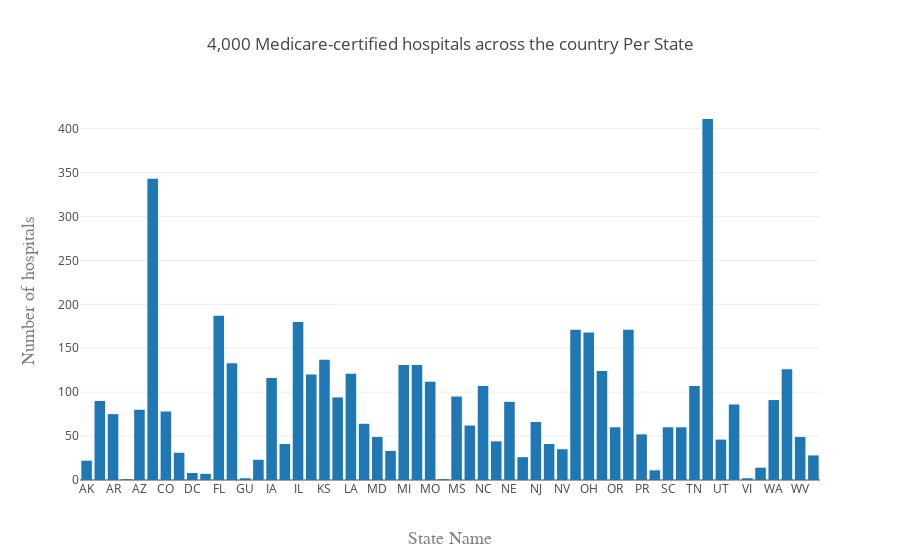

The code cell stored with this chart in its notebook:
### Code cell
data = [
    go.Bar(
        x=df_by_city.index,
        y=df_by_city
    )
]

layout = go.Layout(
    title='4,000 Medicare-certified hospitals across the country Per State',
    xaxis=dict(
        title='State Name',
        titlefont=dict(
            family='Courier New, monospace',
            size=18,
            color='#7f7f7f'
        )
    ),
    yaxis=dict(
        title='Number of hospitals',
        titlefont=dict(
            family='Courier New, monospace',
            size=18,
            color='#7f7f7f'
        )
    )
)
fig = go.Figure(data=data, layout=layout)
iplot(fig)

### Figure 1 — Plotly figure (JSON) as saved in the notebook; plotly's stock layout.template omitted (floating-point values rounded to 4 significant figures)
{"data": [{"type": "bar", "x": ["AK", "AL", "AR", "AS", "AZ", "CA", "CO", "CT", "DC", "DE", "FL", "GA", "GU", "HI", "IA", "ID", "IL", "IN", "KS", "KY", "LA", "MA", "MD", "ME", "MI", "MN", "MO", "MP", "MS", "MT", "NC", "ND", "NE", "NH", "NJ", "NM", "NV", "NY", "OH", "OK", "OR", "PA", "PR", "RI", "SC", "SD", "TN", "TX", "UT", "VA", "VI", "VT", "WA", "WI", "WV", "WY"], "y": [22, 90, 75, 1, 80, 343, 78, 31, 8, 7, 187, 133, 2, 23, 116, 41, 180, 120, 137, 94, 121, 64, 49, 33, 131, 131, 112, 1, 95, 62, 107, 44, 89, 26, 66, 41, 35, 171, 168, 124, 60, 171, 52, 11, 60, 60, 107, 411, 46, 86, 2, 14, 91, 126, 49, 28]}], "layout": {"title": "4,000 Medicare-certified hospitals across the country Per State", "xaxis": {"title": "State Name", "titlefont": {"color": "#7f7f7f", "family": "Courier New, monospace", "size": 18}}, "yaxis": {"title": "Number of hospitals", "titlefont": {"color": "#7f7f7f", "family": "Courier New, monospace", "size": 18}}}}
